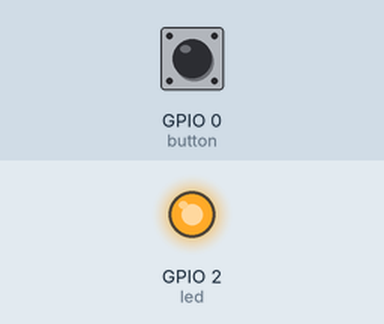
Bench run of a program on a simulated ESP8266 board running MicroPython. Parts: output pins drawn as LEDs (lit = HIGH, except the on-board LED, lit = LOW). Inputs (shaded band) come from the test bench; at power-on: GPIO 0 (button) HIGH.

Above: at 1.2 s.
1.3 s: GPIO 0 (button) pulled LOW for 0.15 s
At 1.8 s:
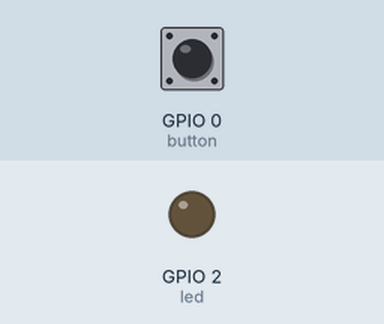
2.9 s: GPIO 0 (button) pulled LOW for 1 s
At 4.2 s:
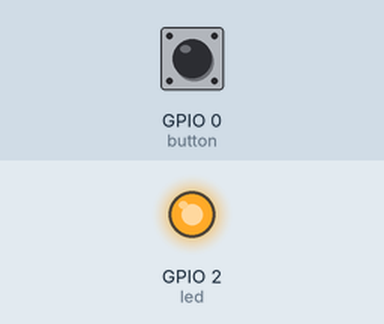
5.4 s: GPIO 0 (button) pulled LOW for 3.2 s
At 6.2 s:
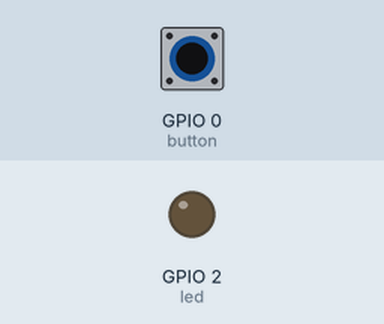
Timing chart, 0 to 8.4 s (numbered marks = the images above; inputs shaded):
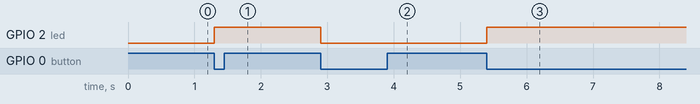

The program:

External_Interrupt-Interrupt_Method.py
```python
import machine
#GPIO2 = one LED connected
#GPIO0 = pushbutton
led = machine.Pin(2,machine.Pin.OUT)
button = machine.Pin(0,machine.Pin.IN)

def button_function(pin):
    led.value(not led.value()) #toggling of LED GPIO2

button.irq(trigger=machine.Pin.IRQ_FALLING,handler=button_function)
```

Measured:
- after the input at 1.3 s, GPIO 2 (led): LOW → HIGH at once
- after the input at 2.9 s, GPIO 2 (led): HIGH → LOW at once
- after the input at 5.4 s, GPIO 2 (led): LOW → HIGH at once
